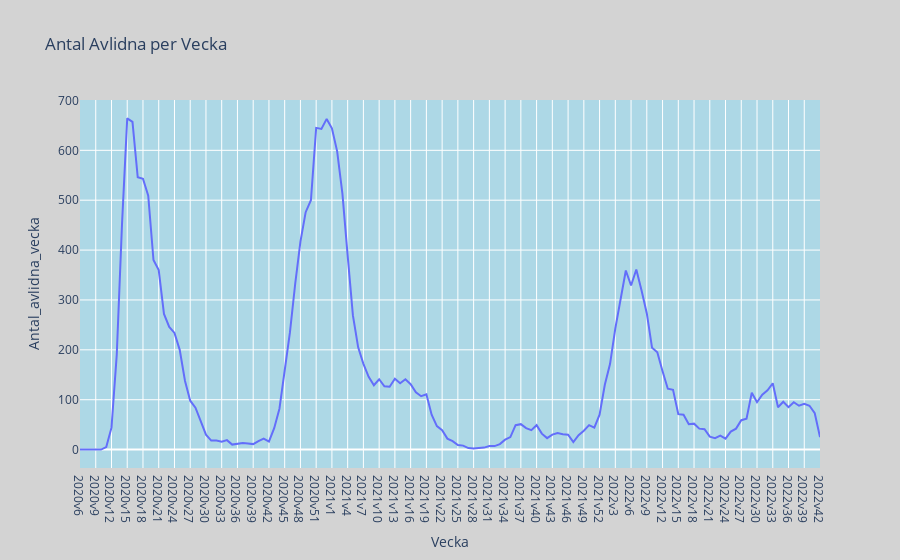

The notebook cell this image was saved under:
### Code cell
# Skapar ett interaktivt linjediagram för antal avlidna per vecka med anpassad bakgrundsfärg
fig = px.line(veckodata_riket, x='Vecka', y='Antal_avlidna_vecka', title='Antal Avlidna per Vecka')
fig.update_layout(
    plot_bgcolor='lightblue', 
    paper_bgcolor='lightgrey' 
)

fig.show()

### Figure 1 — Plotly figure (JSON) as saved in the notebook; plotly's stock layout.template omitted (floating-point values rounded to 4 significant figures; data arrays with more than 128 entries replaced by an {"elided": "..."} marker saying what was removed)
{"data": [{"hovertemplate": "Vecka=%{x}<br>Antal_avlidna_vecka=%{y}<extra></extra>", "legendgroup": "", "line": {"color": "#636efa", "dash": "solid"}, "marker": {"symbol": "circle"}, "mode": "lines", "name": "", "orientation": "v", "showlegend": false, "type": "scatter", "x": {"elided": "142 str values"}, "xaxis": "x", "y": {"elided": "142 int values"}, "yaxis": "y"}], "layout": {"legend": {"tracegroupgap": 0}, "paper_bgcolor": "lightgrey", "plot_bgcolor": "lightblue", "title": {"text": "Antal Avlidna per Vecka"}, "xaxis": {"anchor": "y", "domain": [0, 1], "title": {"text": "Vecka"}}, "yaxis": {"anchor": "x", "domain": [0, 1], "title": {"text": "Antal_avlidna_vecka"}}}}
